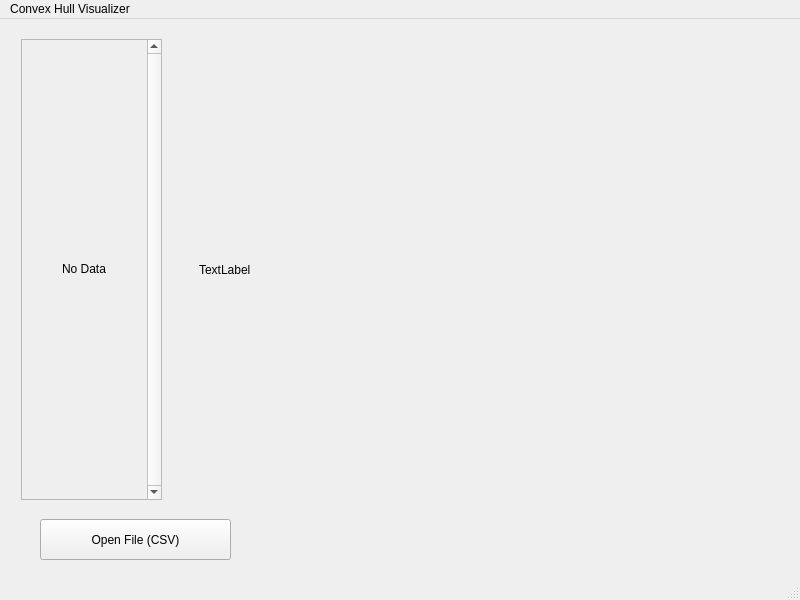
<?xml version="1.0" encoding="UTF-8"?>
<ui version="4.0">
 <class>MainWindow</class>
 <widget class="QMainWindow" name="MainWindow">
  <property name="geometry">
   <rect>
    <x>0</x>
    <y>0</y>
    <width>800</width>
    <height>600</height>
   </rect>
  </property>
  <property name="windowTitle">
   <string>MainWindow</string>
  </property>
  <widget class="QWidget" name="centralwidget">
   <widget class="QPushButton" name="pushButton">
    <property name="geometry">
     <rect>
      <x>40</x>
      <y>500</y>
      <width>191</width>
      <height>41</height>
     </rect>
    </property>
    <property name="text">
     <string>Open File (CSV)</string>
    </property>
   </widget>
   <widget class="QScrollArea" name="scrollArea">
    <property name="geometry">
     <rect>
      <x>21</x>
      <y>20</y>
      <width>141</width>
      <height>461</height>
     </rect>
    </property>
    <property name="verticalScrollBarPolicy">
     <enum>Qt::ScrollBarAlwaysOn</enum>
    </property>
    <property name="horizontalScrollBarPolicy">
     <enum>Qt::ScrollBarAlwaysOff</enum>
    </property>
    <property name="widgetResizable">
     <bool>true</bool>
    </property>
    <widget class="QWidget" name="scrollAreaWidgetContents">
     <property name="geometry">
      <rect>
       <x>0</x>
       <y>0</y>
       <width>123</width>
       <height>459</height>
      </rect>
     </property>
     <layout class="QGridLayout" name="gridLayout">
      <item row="0" column="0" alignment="Qt::AlignHCenter|Qt::AlignVCenter">
       <widget class="QLabel" name="label">
        <property name="autoFillBackground">
         <bool>true</bool>
        </property>
        <property name="text">
         <string>No Data</string>
        </property>
       </widget>
      </item>
     </layout>
    </widget>
   </widget>
   <widget class="QLabel" name="label_2">
    <property name="geometry">
     <rect>
      <x>199</x>
      <y>25</y>
      <width>561</width>
      <height>451</height>
     </rect>
    </property>
    <property name="autoFillBackground">
     <bool>true</bool>
    </property>
    <property name="text">
     <string>TextLabel</string>
    </property>
   </widget>
  </widget>
  <widget class="QMenuBar" name="menubar">
   <property name="geometry">
    <rect>
     <x>0</x>
     <y>0</y>
     <width>800</width>
     <height>22</height>
    </rect>
   </property>
   <widget class="QMenu" name="menuConvex_Hull_Visualizer">
    <property name="title">
     <string>Convex Hull Visualizer</string>
    </property>
   </widget>
   <addaction name="menuConvex_Hull_Visualizer"/>
  </widget>
  <widget class="QStatusBar" name="statusbar"/>
 </widget>
 <resources/>
 <connections/>
</ui>
